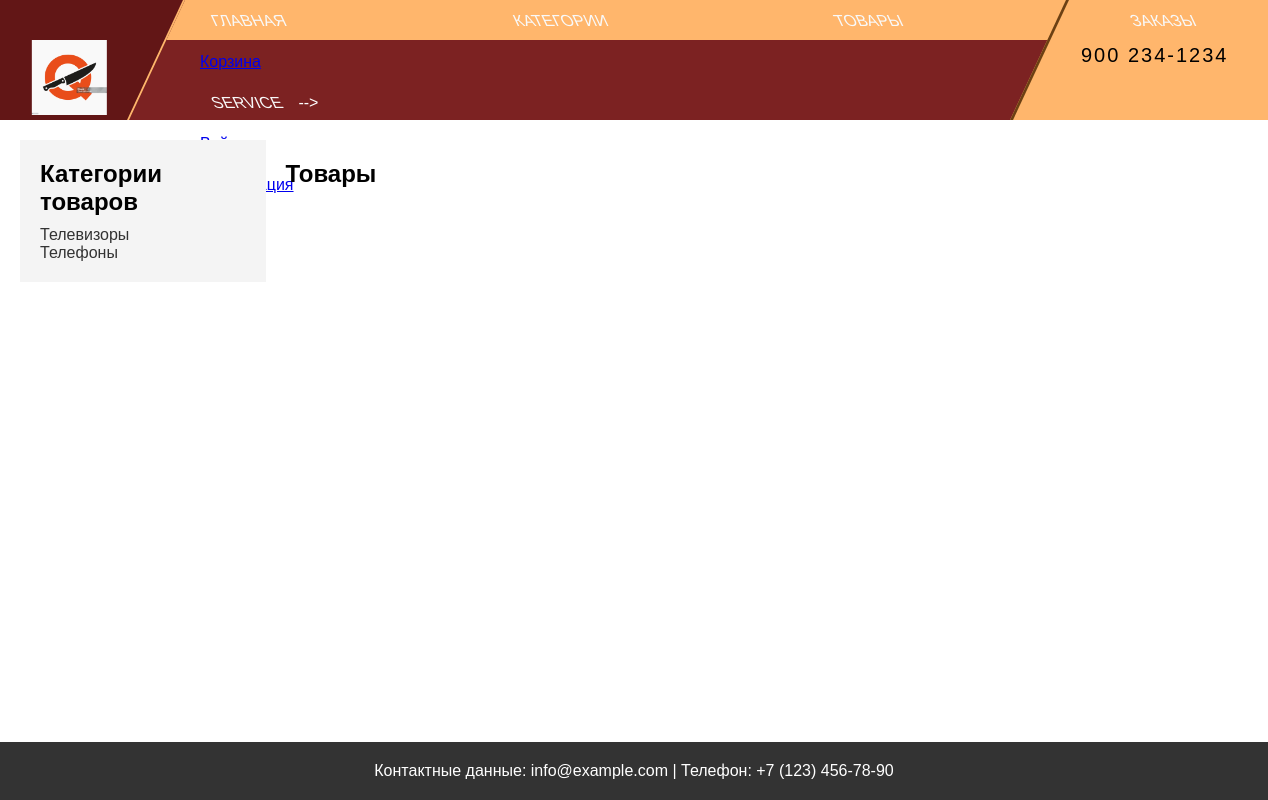
/products/categories/televizory/products/, run on an earlier commit of the app's database.
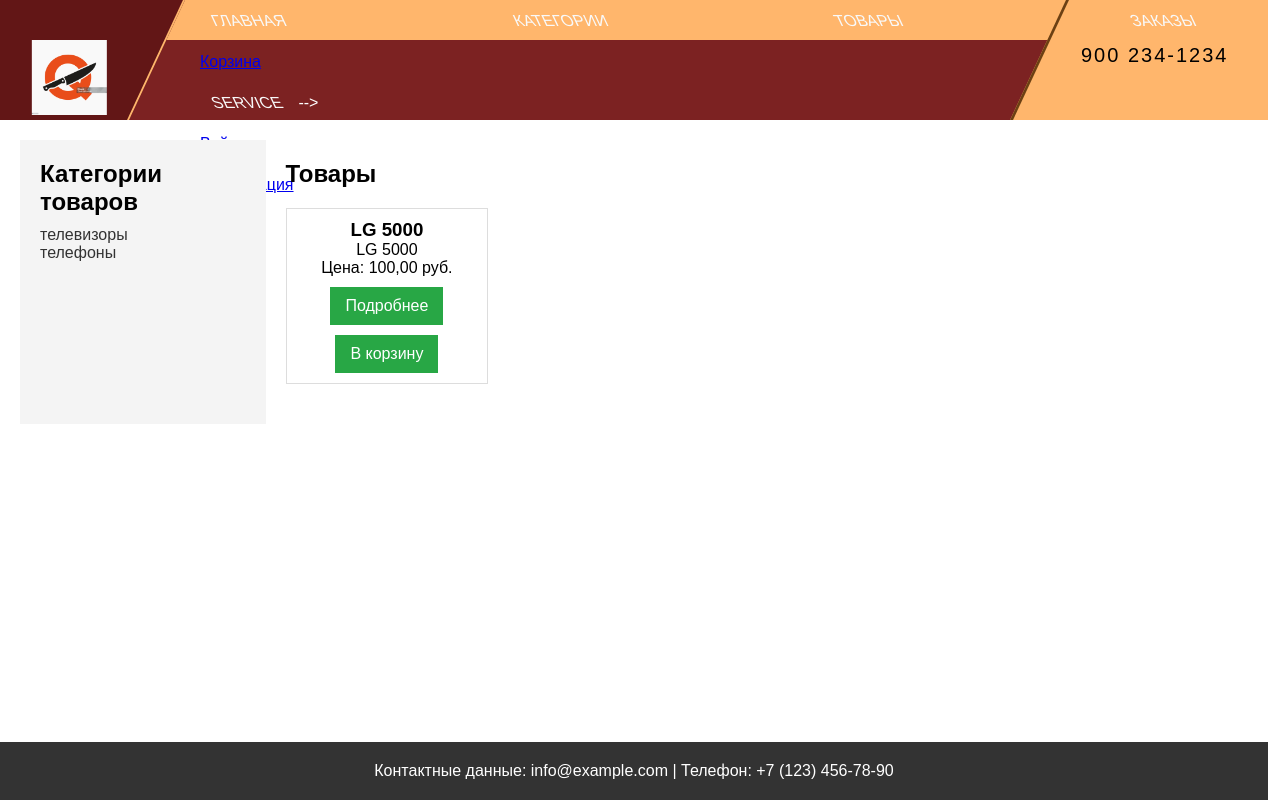
And on a later commit of the database.
### shop/models.py (models this page shows, shortened)
class Category(models.Model):
    name = models.CharField(max_length=200, verbose_name="Категория")
    slug = models.SlugField(max_length=200, unique=True)
    class Meta:
        ordering = ['name']
        indexes = [
            models.Index(fields=['name']),
        ]
        verbose_name = 'Категория'
        verbose_name_plural = 'Категории'

class Product(models.Model):
    category = models.ForeignKey(Category,
                                 related_name='products',
                                 on_delete=models.CASCADE)
    name = models.CharField(max_length=200,
                            verbose_name='Название')
    description = models.TextField(blank=True)
    slug = models.SlugField(max_length=200)
    image = models.ImageField(upload_to='products/%Y/%m/%d',
                              blank=True)
    price = models.DecimalField(max_digits=10,
                                decimal_places=2)
    available = models.BooleanField(default=True)
    created = models.DateTimeField(auto_now_add=True)
    updated = models.DateTimeField(auto_now=True)
    class Meta:
        ordering = ['name']
        indexes = [
            models.Index(fields=['id', 'slug']),
            models.Index(fields=['name']),
            models.Index(fields=['-created']),
        ]
        verbose_name = 'Товар'
        verbose_name_plural = 'Товары'

### shop/views.py (the view)
# urls.py: path('categories/<slug:slug>/products/', ProductListByCategory.as_view(), name='products_by_category'),
class ProductListByCategory(ListView):
    model = Product
    template_name = 'shop/products_by_category.html'
    context_object_name = 'products'
    def get_context_data(self, **kwargs):
        context = super().get_context_data(**kwargs)
        categories = Category.objects.all()
        context['categories'] = categories
        return context
    def get_queryset(self):
        if not self.kwargs.get('slug'):
            return Product.objects.all()
        category = get_object_or_404(Category, slug=self.kwargs['slug'])
        return Product.objects.filter(category=category)

### cart/context_processors.py (called while the page is built)
def cart(request):
    if request.user.id:
        return {'cart': ProductCartUser(request)}
    return {'cart': Cart(request)}

### cart/views.py (called while the page is built)
    def __len__(self):
        return sum(item['quantity'] for item in self.cart.values())

### orders/context_processors.py (called while the page is built)
def quick_order_form(request):
    return {'quick_order_form': QuickOrderForm()}

### shop/templatetags/custom_tags.py (called while the page is built)
@register.filter
def string_value(product_id):
    return str(product_id)

### shop/templates/shop/products_by_category.html (shortened to what this page needs)
{% extends 'base.html' %}
{% load static %}
{% load custom_tags %}
{% block content %}
<div class="container">
        <aside class="sidebar">
            <h2>Категории товаров</h2>
            <ul>
                {% for category in categories %}
                    <li><a href="{% url 'products_by_category' category.slug %}">{{ category.name }}</a></li>
                {% endfor %}
            </ul>
        </aside>
        <main class="product-list">
            <h2>Товары</h2>
            <div class="products">
                {% for product in products %}
                    <div class="product">
                        <h3>{{ product.name }}</h3>
                        <p>{{ product.description }}</p>
                        <p>Цена: {{ product.price }} руб.</p>
                        <a href="{% url 'product_detail' product.slug %}" class="btn">Подробнее</a>
                        {% if product.id|string_value in cart.cart %}
                        <a href="{% url 'add_to_cart' product.slug %}" class="btn">Добавлено {{cart|count_items:product.id|string_value}}</a>
                        {% else %}
                        <a href="{% url 'add_to_cart' product.slug %}" class="btn">В корзину</a>
                        {% endif %}
                    </div>
                {% endfor %}
            </div>
        </main>
    </div>
{% endblock content %}

### templates/base.html (shortened to what this page needs)
{% load static %}
<!DOCTYPE html>
<html lang="ru">
<head>
    <link rel="stylesheet" href="{% static 'css/styles.css' %}">
</head>
<body>
<header>
    <div role="navigation">
      <div class="">
        <div class="brand-logo">
          <a href=""><img src="/static/img/knife2.jpeg" /></a>
        </div>
        <div class="brand-phone">
          <a href="#">900 234-1234</a>
        </div>
        <div class="text-center">
          <nav class="top-bar-wrap">
            <ul class="top-bar">
              <li class="nav-item">
                <a href="{% url 'index' %}"" class="nav-link"><span class="inner-link">Главная</span></a>
              </li>
              <li class="nav-item">
                <a href="{% url 'categories' %}" class="nav-link"><span class="inner-link">Категории</span></a>
              </li>
              <li class="nav-item">
                <a href="{% url 'products' %}" class="nav-link"><span class="inner-link">Товары</span></a>
              </li>
              <li class="nav-item">
                <a href="{% url 'orders' %}" class="nav-link"><span class="inner-link">Заказы</span></a>
              </li>
              {% if cart|length != 0 %}
              <li><a href="{% url 'cart_detail' %}">Корзина (<span id="cartLengthHeader">{{cart|length}}</span>)</a></li>
              {% else %}-->
              <li><a href="{% url 'cart_detail' %}">Корзина </a></li>
              {% endif %}
              <li class="nav-item">
                <a href="#" class="nav-link"><span class="inner-link">Service</span></a>
              </li>
              {% if request.user.id %}-->
              <li><a href="{% url 'users:detail' request.user.id %}">{{request.user}}</a></li>
              <li><a href="{% url 'users:logout' %}">Выйти</a></li>
              {% else %}-->
              <li><a href="{% url 'users:login' %}">Войти</a></li>
              <li><a href="{% url 'users:register' %}">Регистрация</a></li>
              {% endif %}
            </ul>
          </nav>
          <nav class="main-nav-wrap">
            <ul class="main-nav">
              <li class="nav-item">
              </li>
              <li class="nav-item">
              </li>
              <li class="nav-item">
              </li>
              <li class="nav-item">
              </li>
            </ul>
          </nav>
        </div>
      </div>
    </div>
</header>
    {% block content %}
    {% endblock content%}
    <footer class="footer__new">
        <p>Контактные данные: info@example.com | Телефон: +7 (123) 456-78-90</p>
    </footer>
</body>
</html>

### static/css/styles.css (style rules this page uses)
* { box-sizing: border-box; margin: 0; padding: 0; }
body { font-family: Arial, sans-serif; }
header { background-color: #e53d3d; color: white; }
.container { display: flex; margin: 20px; }
.sidebar { width: 20%; padding: 20px; background-color: #f4f4f4; }
.sidebar h2 { margin-bottom: 10px; }
.sidebar ul { list-style: none; }
.sidebar a { text-decoration: none; color: #333; }
.product-list { width: 75%; padding: 20px; }
.product-list h2 { margin-bottom: 20px; }
.products { display: flex; flex-wrap: wrap; justify-content: space-between; }
.product { width: 23%; margin-bottom: 20px; border: 1px solid #ddd; padding: 10px; text-align: center; }
.btn { display: inline-block; margin-top: 10px; padding: 10px 15px; background-color: #28a745; color: white; text-decoration: none; }
footer { text-align: center; padding: 20px; background-color: #333; color: white; position: relative; bottom: 0; width: 100%; }
.footer__new { position: absolute; bottom: 0; left: 0; }
.top-bar .nav-item { display: inline-block; }
nav { padding: 0px; }
nav.top-bar-wrap { background: #ffb66c; }
.top-bar-wrap { height: 40px; line-height: 40px; }
.main-nav-wrap { height: 80px; line-height: 80px; }
nav.main-nav-wrap { background: #7c2222; font-size: 1.25rem }
nav.top-bar-wrap ul, nav.main-nav-wrap ul { margin-bottom: 0px; margin-top: 0px }
a.nav-link { border-left: 12px solid transparent; border-right: 12px solid transparent; color: #f9f9f9; text-transform: uppercase; font-family: ' Rubik' , sans-serif; transform: skew(-25deg); transition: all 400ms ease-out }
a .inner-link { display: inline-block; transform: skew(25deg) }
.nav-link { padding: 0px; }
.top-bar-wrap a { padding-left: 200px; height: 100px; line-height: 41px; }
.brand-logo img { height: 75px; transform: skew(25deg) }
.brand-phone a { display: block; font-size: 1.25em; text-decoration: none; color: #000000; letter-spacing: 2px; height: 40px; line-height: 1.5em; transform: skew(25deg) }
.brand-phone, .brand-logo { padding: 40px; position: absolute; top: 0; height: 120px; transform: skewX(-25deg); }
.brand-logo { left: -30px; padding-left: 70px; background: #621616; border-right: 2px solid #ffb66c; }
.brand-phone { right: 0; right: -30px; padding-right: 70px; background: #ffb66c; border-left: 3px solid #6c4013; }

What changed in the data, as far as the page shows it:
changed Category: name "Телевизоры" → "телевизоры"
changed Category: name "Телефоны" → "телефоны"
now on this page (row edited): Product: name "LG 5000", description "LG 5000", price "100,00", shows "В корзину"
